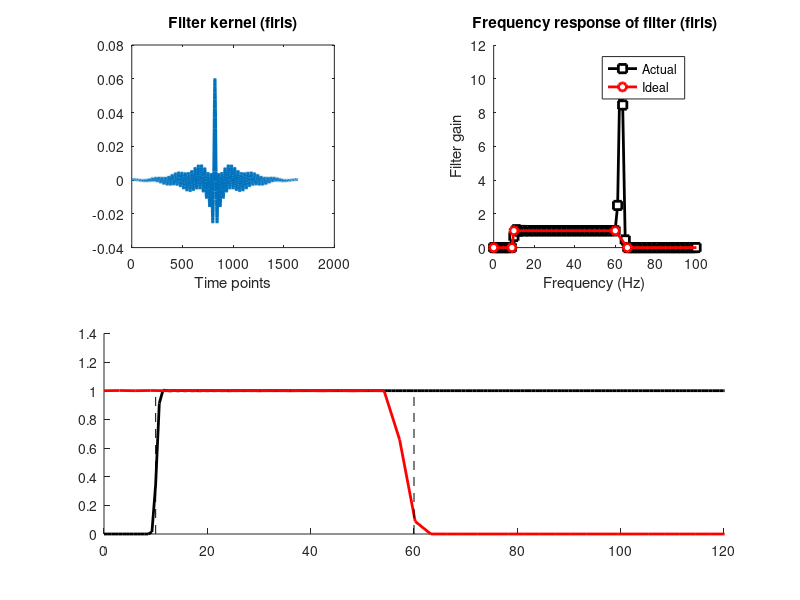
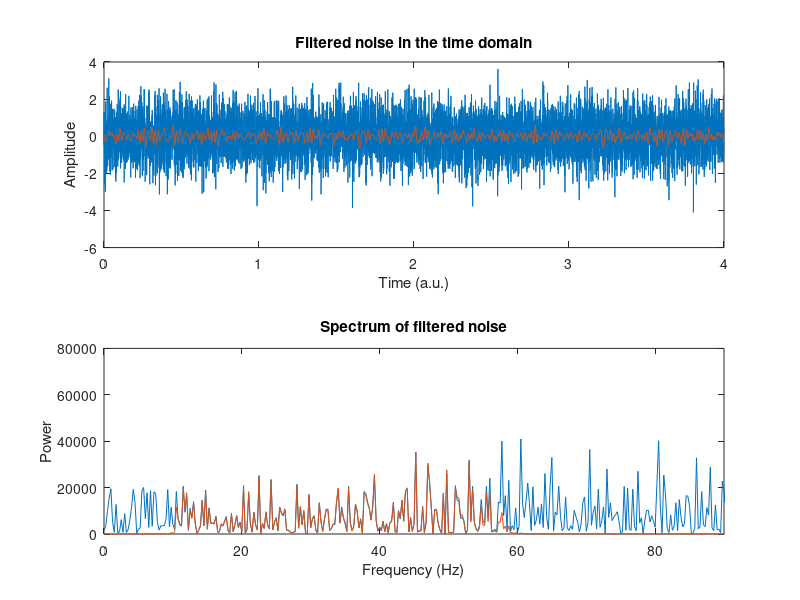

Write the MATLAB code that produced these figures, in order.
clc;
clear all;
%%

lower_bnd = 10 ; % Hz
upper_bnd = 60 ; % Hz

transw = .1 ;
samprate = 2048 ; % Hz

filtorder = 8 * round(samprate/lower_bnd);
filter_shape = [0, 0, 1, 1, 0, 0,];
filter_freqs = [0 lower_bnd*(1-transw) lower_bnd upper_bnd upper_bnd+upper_bnd*transw (samprate/2)]/(samprate/2);
filterkern1 = firls(filtorder , filter_freqs , filter_shape);

hz = linspace(0, samprate/2, floor(length(filterkern1)/2)+1);
filterpow = abs(fft(filterkern1)).^2;


figure(1), clf
subplot(221)
plot(filterkern1,'linew',2)
xlabel('Time points')
title('Filter kernel (firls)')
axis square



% plot amplitude spectrum of the filter kernel
subplot(222), hold on
plot(hz,filterpow(1:length(hz)),'ks-','linew',2,'markerfacecolor','w')

plot(filter_freqs*samprate/2,filter_shape,'ro-','linew',2,'markerfacecolor','w')

% make the plot look nicer
set(gca,'xlim',[0 upper_bnd+40])
xlabel('Frequency (Hz)'), ylabel('Filter gain')
legend({'Actual';'Ideal'})
title('Frequency response of filter (firls)')
axis square
%% create white noise signal

N = samprate*4;
noise = randn(N,1);
timevec = (0:length(noise)-1) /samprate;

%% one better apprach 
% First apply a high-pass filter

forder = 14 * round(samprate/lower_bnd);
filterkern2 = fir1(forder, lower_bnd/(samprate/2),"high");


% spectrum of kernel
subplot(212), hold on
hz = linspace(0 , samprate/2, floor(length(filterkern2)/2)+1);
filterpow = abs(fft(filterkern2)).^2;
plot(hz , filterpow(1:length(hz)), "k", "linew",2)

% zero-phase-shift filter with refrection
noiseR = [noise(end:-1:1); noise; noise(end:-1:1)];
fnoise = filter(filterkern2, 1,noiseR);
fnoise = filter(filterkern2, 1,fnoise(end:-1:1));
fnoise = fnoise(end:-1:1);
fnoise = fnoise(N+1:end-N);


%%% repeat for low-pass filter
forder = 20*round(samprate/upper_bnd);
filterkern3 = fir1(forder, upper_bnd/ (samprate/2), 'low');

% spectrum of kernel 

hz = linspace(0,samprate/2,floor(length(filterkern3)/2)+1);
filterpow = abs(fft(filterkern3)).^2;
plot(hz , filterpow(1:length(hz)), "r", "linew",2)
plot(repmat([lower_bnd upper_bnd], 2, 1),repmat([0; 1], 1, 2), "k--")
set(gca, 'xlim', [0 upper_bnd*2])


% zero-phase-shift filter with refrection
noiseR = [fnoise(end:-1:1); fnoise; fnoise(end:-1:1)]; % -reflect
fnoise = filter(filterkern3,1,noiseR);
fnoise = filter(filterkern3, 1, fnoise(end:-1:1));
fnoise = fnoise(end:-1:1);
fnoise = fnoise(N+1:end-N);

% or with the signal-processing toolbox:
% fnoise = filtfilt(filtkern,1,fnoise);

%% plotting

figure(2), clf

subplot(211)
plot(timevec,noise, timevec,fnoise)
xlabel('Time (a.u.)'), ylabel('Amplitude')
title('Filtered noise in the time domain')


% plot power spectrum
noiseX  = abs(fft(noise)).^2;
fnoiseX = abs(fft(fnoise)).^2;
hz = linspace(0,samprate,length(fnoise));

subplot(212)
plot(hz,noiseX, hz,fnoiseX)
set(gca,'xlim',[0 upper_bnd*1.5])
xlabel('Frequency (Hz)'), ylabel('Power')
title('Spectrum of filtered noise')



